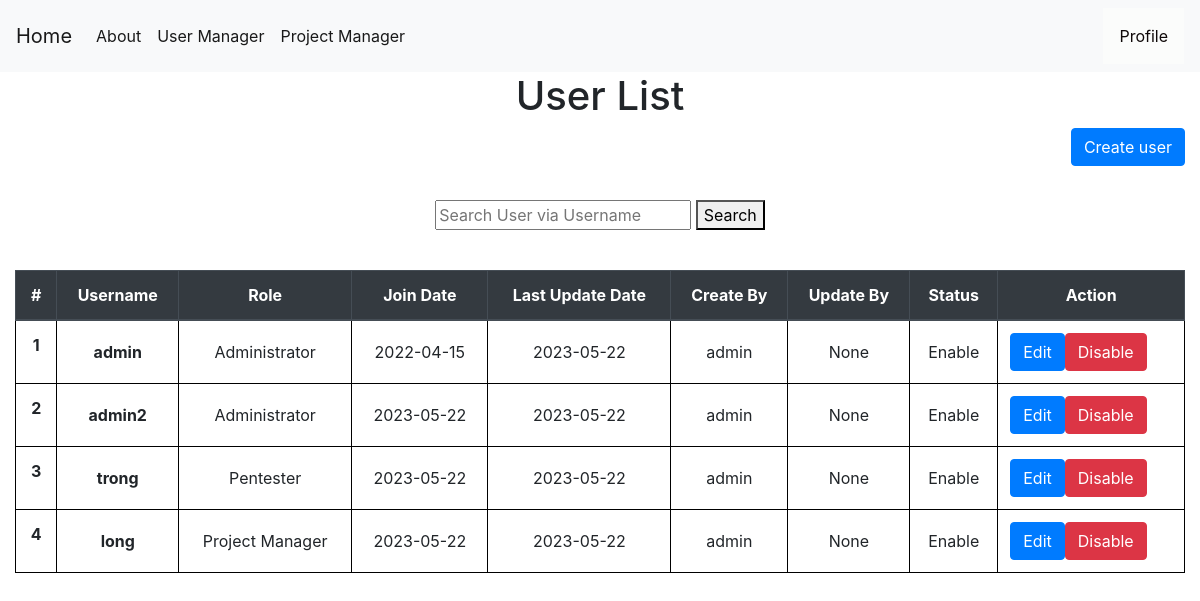
The app's page /enableaccount (signed in), older data.
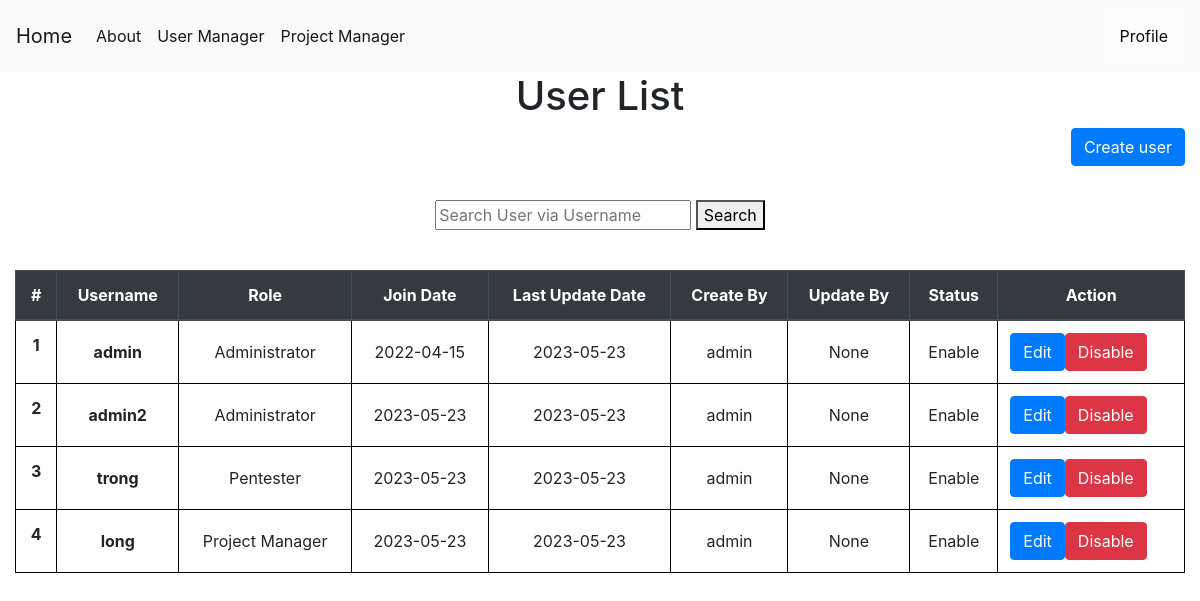
The same page, newer data.
### tables this page shows
CREATE TABLE users (
    userid INTEGER PRIMARY KEY AUTOINCREMENT,
    username TEXT NOT NULL,
    password TEXT NOT NULL,
    join_date date NOT NULL,
    update_date date,
    create_by TEXT NOT NULL,
    update_by TEXT,
    isactive INTEGER NOT NULL,
    role TEXT NOT NULL
);

### app.py (the view, shortened to what this page needs)
@app.route("/enableaccount", methods=('GET', 'POST'))
def enableaccount():
    currentuser = get_current_user()
    if currentuser["role"] != 'Administrator':
        return render_template('403.html',)
    msg = ''
    if session["userid"] == None:
        return redirect(url_for('login'))
    conn = get_db_connection()
    users = conn.execute('SELECT * FROM users').fetchall()
    conn.commit()
    conn.close()
    return render_template('show_user.html', users=users,msg=msg)
    return render_template('index.html')

### app.py (called while the page is built)
def get_db_connection():
    conn = sqlite3.connect('database.db')
    conn.row_factory = sqlite3.Row
    return conn

def get_current_user():
    userid = session["userid"]
    conn = get_db_connection()
    user = conn.execute('SELECT * FROM users WHERE userid = ?',(userid,)).fetchone()
    conn.commit()
    conn.close()
    return user

### templates/show_user.html (shortened to what this page needs)
{% extends 'base.html' %}
{% block content %}
    <center><h1>{% block title %}  User List  {% endblock %}</h1></center>
    <link rel= "stylesheet" type= "text/css" href= "{{ url_for('static',filename='css/showuser.css') }}">
    <a href="{{ url_for('add_user')}}" class="btn btn-primary" style="float: right;" role="button" aria-pressed="true">Create user</a>
  <center>
  <form action="{{ url_for('search_user') }}" method ="GET">
    <input name="username" type="username" placeholder="Search User via Username" />
    <button>Search</button>
  </form>
</center></br>
    <table class="table">
        <thead class="thead-dark" text-align="center">
          <tr>
            <th style="text-align: center"scope="col">#</th>
            <th style="text-align: center"scope="col">Username</th>
            <th style="text-align: center"scope="col">Role</th>
            <th style="text-align: center"scope="col">Join Date</th>
            <th style="text-align: center"scope="col">Last Update Date</th>
            <th style="text-align: center"scope="col">Create By</th>
            <th style="text-align: center"scope="col">Update By</th>
            <th style="text-align: center"scope="col">Status</th>
            <th style="text-align: center"scope="col">Action</th>
          </tr>
        </thead>
        <tbody>
        {% for user in users %}
          <tr>
            <th style="text-align: center"class="counterCell"></th>
            <th style="text-align: center"class="align-middle"  scope="row">{{ user.username }}</th>
            <td style="text-align: center"class="align-middle" >{{ user.role }}</td>
            <td style="text-align: center"class="align-middle" >{{ user.join_date }}</td>
            <td style="text-align: center"class="align-middle" >{{ user.update_date }}</td>
            <td style="text-align: center"class="align-middle" >{{ user.create_by }}</td>
            <td style="text-align: center"class="align-middle" >{{ user.update_by }}</td>
            {% if user.isactive == 1 %}
            <td style="text-align: center"class="align-middle">Enable</td>
            {%else%}
            <td style="text-align: center"class="align-middle">Disable</td>
            {% endif %}
            <td style="text-align: center"class="align-middle">
              <span style="float:left;">
              <a href="{{ url_for('edituser',id= user.userid) }} "class="btn btn-primary">Edit</a>
              </span>
              {% if user.isactive == 1 %}
              <span style="float:left;">
              <form action="{{ url_for('showuser') }}" method=post >
                  <button id="disable" type=submit class="btn btn-danger" >Disable</button>
              </form>
            </span>
            {% endif %}
            </td>
          </tr>
        {% endfor %}
        </tbody>
      </table>
{% endblock %}

### templates/base.html (shortened to what this page needs)
<!doctype html>
<link rel= "stylesheet" type= "text/css" href= "{{ url_for('static',filename='css/style.css') }}">
<html lang="en">
  <head>
    <link rel="stylesheet" href="https://stackpath.bootstrapcdn.com/bootstrap/4.3.1/css/bootstrap.min.css">
  </head>
  <body>
    <nav class="navbar navbar-expand-md navbar-light bg-light">
      {% block sidebar %}
        <a class="navbar-brand" href="{{ url_for('index')}}">Home</a>
        <div class="collapse navbar-collapse" id="navbarNav">
            <ul class="navbar-nav">
            <li class="nav-item active">
                <a class="nav-link" href="{{ url_for('about_us')}}">About</a>
            </li>
            </ul>
            <ul class="navbar-nav">
              {% if session.userid %}
              <li class="nav-item active">
                <a class="nav-link" href="{{ url_for('showuser')}}">User Manager</a>
              </li>
              <li class="nav-item active">
                <a class="nav-link" href="{{ url_for('showproject')}}">Project Manager</a>
              </li>
              {% endif %}
              </ul>
        </div>
        {% endblock %}
        {% if session.userid %}
        <div class="dropdown">
          <button class="dropbtn">Profile</button>
        </div>
        {% else %}
          <a href="{{ url_for('login')}}" class="nav-link">Login</a>
        {% endif %}
    </nav>
    <div class="container">
        {% block content %} {% endblock %}
    </div>
  </body>
</html>

### static/css/style.css (style rules this page uses)
table, th, td { border: 1px solid black; }
body { min-height: 100vh; height: 100%; margin: 0; z-index: 10; display: grid; grid-template-rows: auto 1fr auto; }
body { display: flex; flex-direction: column; }
.dropbtn { background-color: #fbfcfb; color: rgb(15, 8, 8); padding: 16px; font-size: 16px; border: none; }
.dropdown { position: relative; display: inline-block; }
.container { max-width: 1680px !important; }

### static/css/showuser.css (style rules this page uses)
table { counter-reset: tableCount; }
.counterCell:before { content: counter(tableCount); counter-increment: tableCount; }

Row changes from the older to the newer data that the page shows:
changed users (number 1 of 4 on the later page): update_date "2023-05-22" → "2023-05-23"
changed users "admin2": join_date "2023-05-22" → "2023-05-23"; update_date "2023-05-22" → "2023-05-23"
changed users "trong": join_date "2023-05-22" → "2023-05-23"; update_date "2023-05-22" → "2023-05-23"
changed users "long": join_date "2023-05-22" → "2023-05-23"; update_date "2023-05-22" → "2023-05-23"
